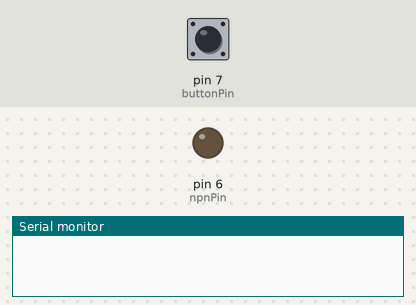
Bench run of a sketch on a simulated Arduino Uno, built with avr-gcc and run on an emulated ATmega328P. Shown: output pins drawn as LEDs (lit = HIGH), the last lines printed to the serial monitor. The test bench sets the inputs (shaded band); at power-on: pin 7 (buttonPin) HIGH.

Above: at 1.2 s.
1.3 s: pin 7 (buttonPin) pulled LOW for 0.15 s
At 1.8 s:
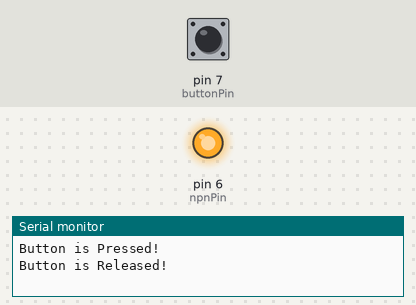
2.9 s: pin 7 (buttonPin) pulled LOW for 1 s
At 4.2 s:
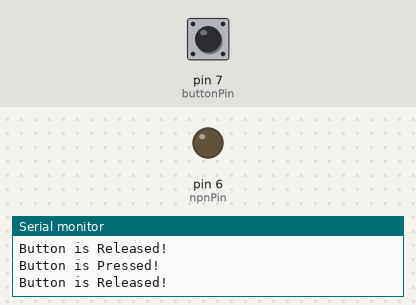
5.4 s: pin 7 (buttonPin) pulled LOW for 3.2 s
At 6.2 s:
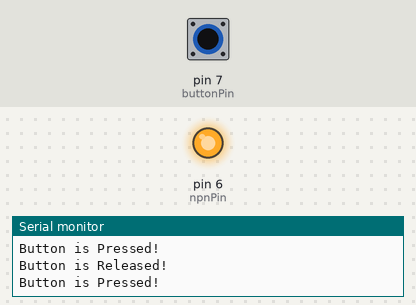
Timing chart, 0 to 8.4 s (numbered marks = the images above; inputs shaded):
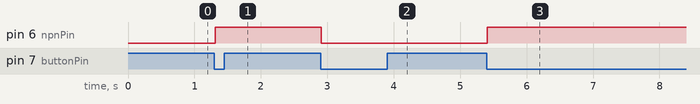

Measured:
- after the input at 1.3 s, pin 6 (npnPin): LOW → HIGH at once
- after the input at 2.9 s, pin 6 (npnPin): HIGH → LOW at once
- after the input at 5.4 s, pin 6 (npnPin): LOW → HIGH at once

The sketch:

on_off_system_with_one_push_button1.ino
```cpp
int npnPin = 6;
int buttonPin = 7;

int buttonState = HIGH;
int npnState = LOW;
int LBS = HIGH;
long LCT = 0;

void setup() {
  pinMode(buttonPin, INPUT);
  pinMode(npnPin, OUTPUT);
  digitalWrite(npnPin, npnState);
  Serial.begin(9600);
}

void loop() {
  int nowButtonState = digitalRead(buttonPin);
  if (nowButtonState != LBS) {
    LCT = millis();
  }
  // If button state changes, and stays stable for a while, then it should have skipped the bounce area
  if (millis() - LCT > 10) {
    if (buttonState != nowButtonState) {  // Confirm button state has changed
      buttonState = nowButtonState;
      if (buttonState == LOW) {     // Low level indicates the button is pressed
        npnState = !npnState;           // Reverse relay state
        digitalWrite(npnPin, npnState); // Update relay state
        Serial.println("Button is Pressed!");
      }
      else {                        // High level indicates the button is released
        Serial.println("Button is Released!");
      }
    }
  }
  LBS = nowButtonState; // Save the state of last button
}
```
